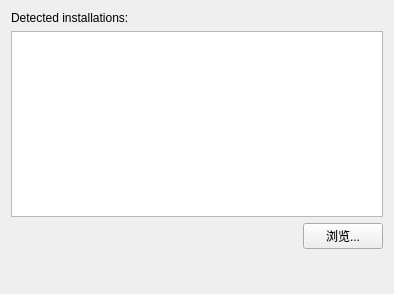
<?xml version="1.0" encoding="UTF-8"?>
<ui version="4.0">
 <class>ExistingInstallationPage</class>
 <widget class="QWizardPage" name="ExistingInstallationPage">
  <property name="geometry">
   <rect>
    <x>0</x>
    <y>0</y>
    <width>394</width>
    <height>294</height>
   </rect>
  </property>
  <property name="windowTitle">
   <string>WizardPage</string>
  </property>
  <property name="title">
   <string>Select Existing Installation</string>
  </property>
  <property name="subTitle">
   <string>Select an existing installation for OpenMW to use or modify.</string>
  </property>
  <layout class="QVBoxLayout" name="verticalLayout">
   <item>
    <widget class="QLabel" name="installationsLabel">
     <property name="text">
      <string>Detected installations:</string>
     </property>
    </widget>
   </item>
   <item>
    <widget class="QListWidget" name="installationsList"/>
   </item>
   <item>
    <layout class="QHBoxLayout" name="horizontalLayout">
     <item>
      <spacer name="horizontalSpacer">
       <property name="orientation">
        <enum>Qt::Horizontal</enum>
       </property>
       <property name="sizeHint" stdset="0">
        <size>
         <width>40</width>
         <height>20</height>
        </size>
       </property>
      </spacer>
     </item>
     <item>
      <widget class="QPushButton" name="browseButton">
       <property name="text">
        <string>浏览...</string>
       </property>
       <property name="icon">
        <iconset theme="folder">
         <normaloff/>
        </iconset>
       </property>
      </widget>
     </item>
    </layout>
   </item>
   <item>
    <spacer name="verticalSpacer">
     <property name="orientation">
      <enum>Qt::Vertical</enum>
     </property>
     <property name="sizeHint" stdset="0">
      <size>
       <width>20</width>
       <height>40</height>
      </size>
     </property>
    </spacer>
   </item>
  </layout>
 </widget>
 <resources/>
 <connections/>
</ui>
